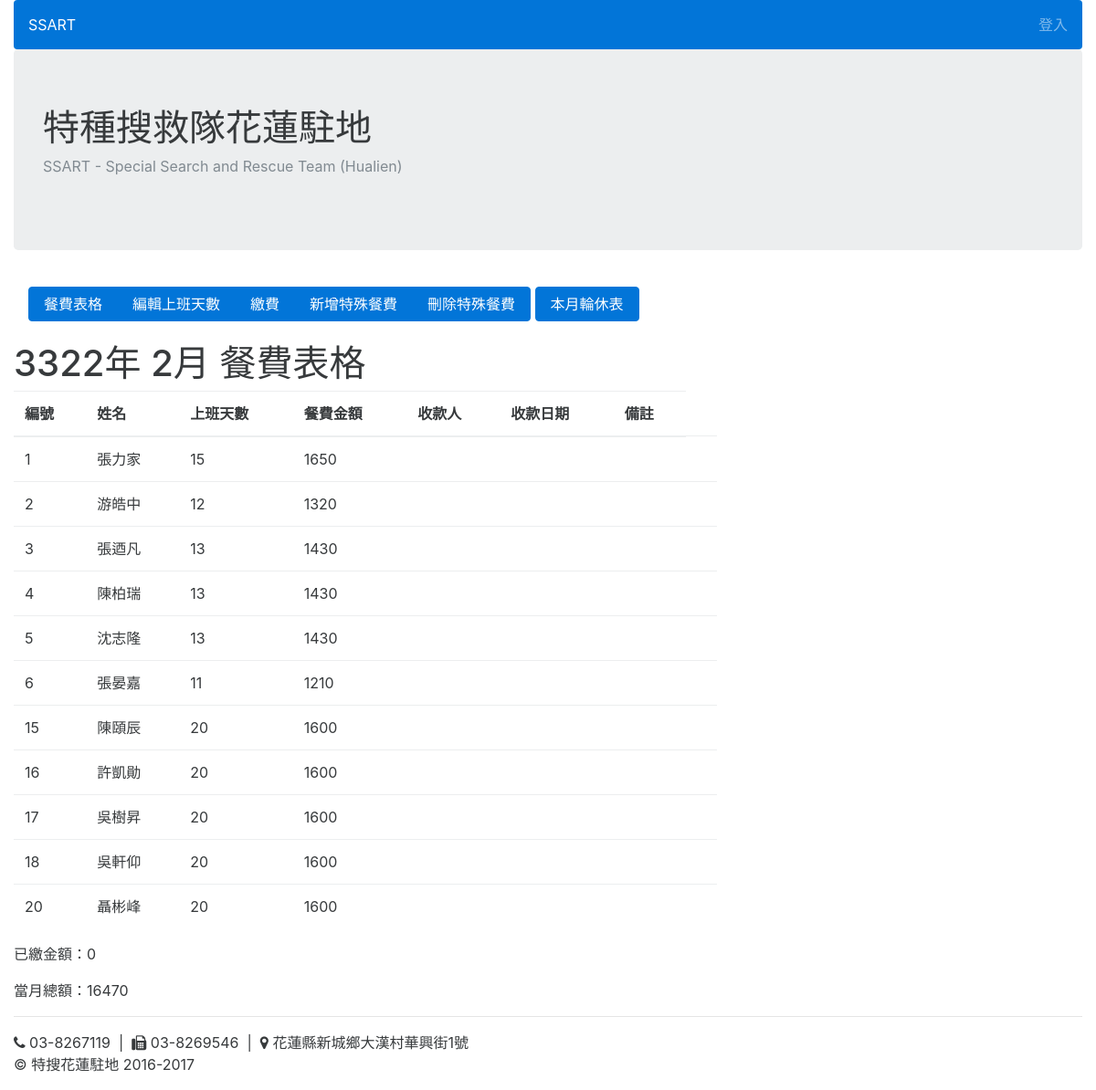
The page /tablemoney/162/ on the database as committed earlier.
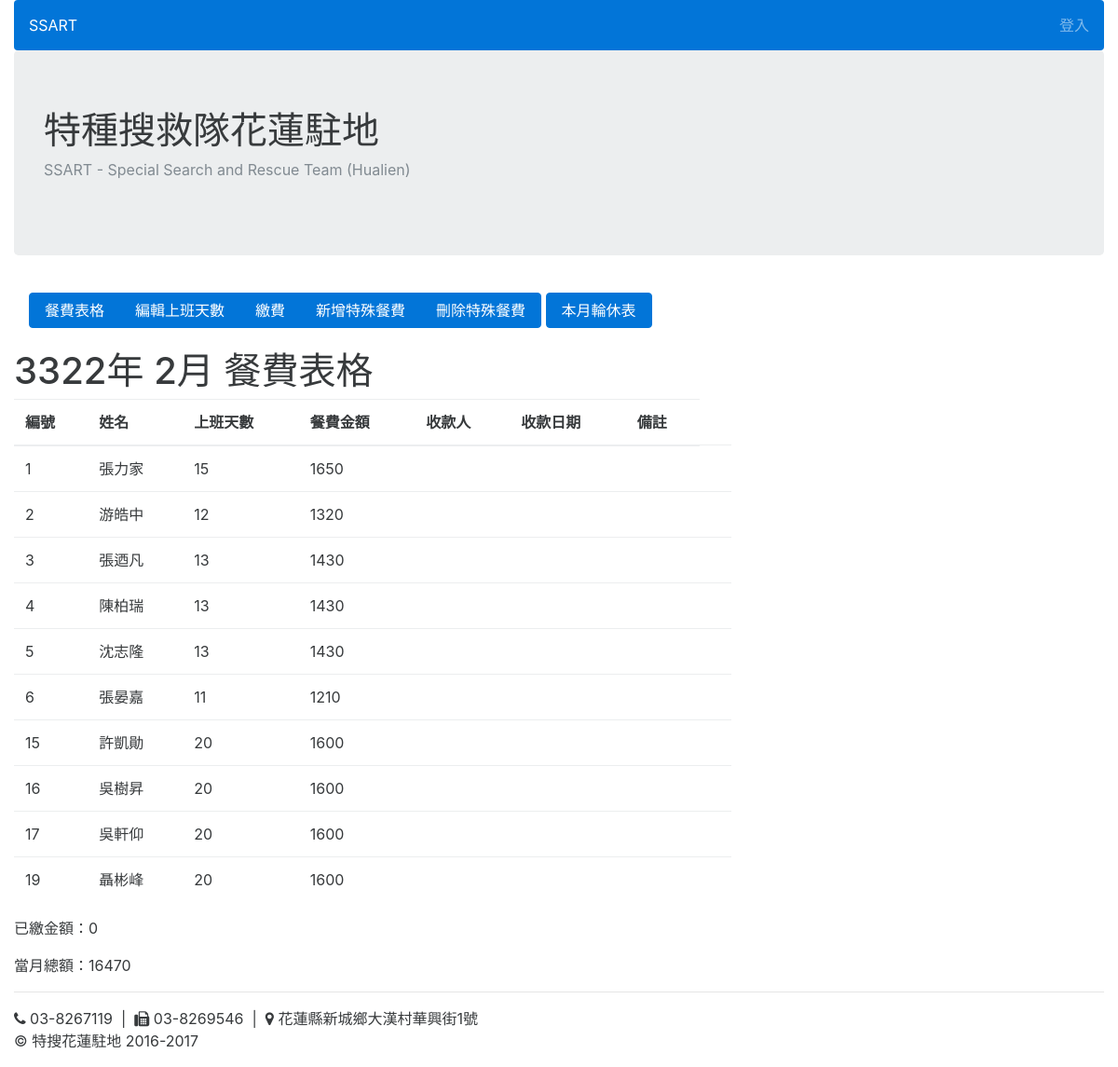
The same page on the database as committed later.
### tablemoney/models.py (models this page shows, shortened)
class TableMoney(models.Model):
	name = models.ForeignKey(UserProfile)
	month = models.ForeignKey(Month)
	year = models.PositiveIntegerField()
	day_price = models.IntegerField(null=True, blank=True)
	totle_price = models.IntegerField(default=1,null=True, blank=True)
	workday_count = models.PositiveIntegerField(default=0)
	pay_off = models.BooleanField(default=False)
	payee = models.ForeignKey(Payee, null=True, blank=True)
	note = models.CharField(max_length=20, blank=True)
	pay_date = models.CharField(max_length=20, blank=True)
	identify = models.CharField(max_length=20)
	class Meta:
		ordering = ['name']

### userprofile/models.py (models this page shows, shortened)
class UserProfile(models.Model):
	name = models.CharField(max_length=20)
	rank = models.CharField(max_length=20, choices=RANK_CHOICES)
	number = models.IntegerField()
	mobile_phone = models.CharField(max_length=20, null=True, blank=True)
	home_phone = models.CharField(max_length=20, null=True, blank=True)
	emergency_call = models.CharField(max_length=20, null=True, blank=True)
	eat = models.BooleanField(default=True)
	objects = models.Manager()
	members = MemberManager()
	substitutes = SubstituteManager()
	eats = EatManager()
	def __str__(self):
		return self.name
	class Meta:
		ordering = ['number']

### tablemoney/views.py (the view)
# urls.py: url(r'(?P<pk>\d+)/$', views.table_money_detail, name='table_money_detail'),
def table_money_detail(request, pk):
	from holiday.models import HolidayMonth, HolidayMonthFromDocx
	months = get_object_or_404(Month, pk=pk)
	table_moneys = months.tablemoney_set.all()
	holiday = get_object_or_404(HolidayMonthFromDocx, month=months.month, year=months.year)
	extra_table_moneys = ExtraTableMoney.objects.filter(identify=str(months.year)+str(months.month))
	context = {
		'months':months,
		'table_moneys':table_moneys,
		'holiday':holiday,
		'extra_table_moneys': extra_table_moneys
	}
	return render(request, 'table_money_detail.html', context)

### holiday/models.py (called while the page is built)
	def get_absolute_url(self):
		return reverse ('holiday_detail_from_docx', kwargs={'pk':self.pk})

### tablemoney/templates/table_money_detail.html (shortened to what this page needs)
{% extends 'base.html' %}
{% block content %}
<nav class="navbar">
  <div class="btn-group">
    <a href={% url 'table_money_list' %} class="btn btn-primary">餐費表格</a>
    <a href={{ holiday.get_absolute_url }} class="btn btn-primary">編輯上班天數</a>
    <a href={%  url 'table_money_pay' pk=months.pk  %} class="btn btn-primary">繳費</a>
    <a href={%  url 'add_extra_table_money' pk=months.pk %} class="btn btn-primary">新增特殊餐費</a>
    <a href={%  url 'delete_extra_table_money_list' pk=months.pk %} class="btn btn-primary">刪除特殊餐費</a>
  </div>
  <a href="{{ holiday.get_absolute_url }}" class="btn btn-primary">本月輪休表</a>
</nav>
<p>
<p><h1>{{ months.year }}年 {{ months.month }}月 餐費表格</h1>
<div class="row">
  <div class="col-lg-8">
    <table class="table table-hover">
      <thead>
        <tr>
          <th>編號</th>
          <th>姓名</th>
          <th>上班天數</th>
          <th>餐費金額</th>
          <th>收款人</th>
          <th>收款日期</th>
          <th>備註</th>
        </tr>
      </thead>
      <tbody>
        {% for table_money in table_moneys %}
        <tr>
          {% if table_money.pay_off == True %}
          <td>{{table_money.name.number}}</td>
          <td>{{table_money.name}}</td>
          <td>{{table_money.workday_count}}</td>
          <td>{{table_money.totle_price}}</td>
          <td>{{table_money.payee}} </td>
          {% else %}
          <td>{{table_money.name.number}}</td>
          <td>{{table_money.name}}</td>
          <td>{{table_money.workday_count}}</td>
          <td>{{table_money.totle_price}}</td>
          <td> </td>
          <td> </td>
          {% endif %}
          <td>{{table_money.pay_date}}</td>
          <td>{{table_money.note}}</td>
        </tr>
        {% endfor %}
      </tbody>
    </table>
  </div>
</div>
<div class="row">
  <div class="col-lg-6">
    <p>已繳金額：{{ months.current_money }}</p>
    當月總額：{{ months.month_total }}
  </div>
</div>
{% endblock %}

Rows that differ between the two databases and show on the page:
removed TableMoney: name.number "15", name "陳頤辰", workday_count "20", totle_price "1600"
changed through a linked row, TableMoney "許凱勛": name.number "16" → "15"
changed through a linked row, TableMoney "吳樹昇": name.number "17" → "16"
changed through a linked row, TableMoney "吳軒仰": name.number "18" → "17"
changed through a linked row, TableMoney "聶彬峰": name.number "20" → "19"
